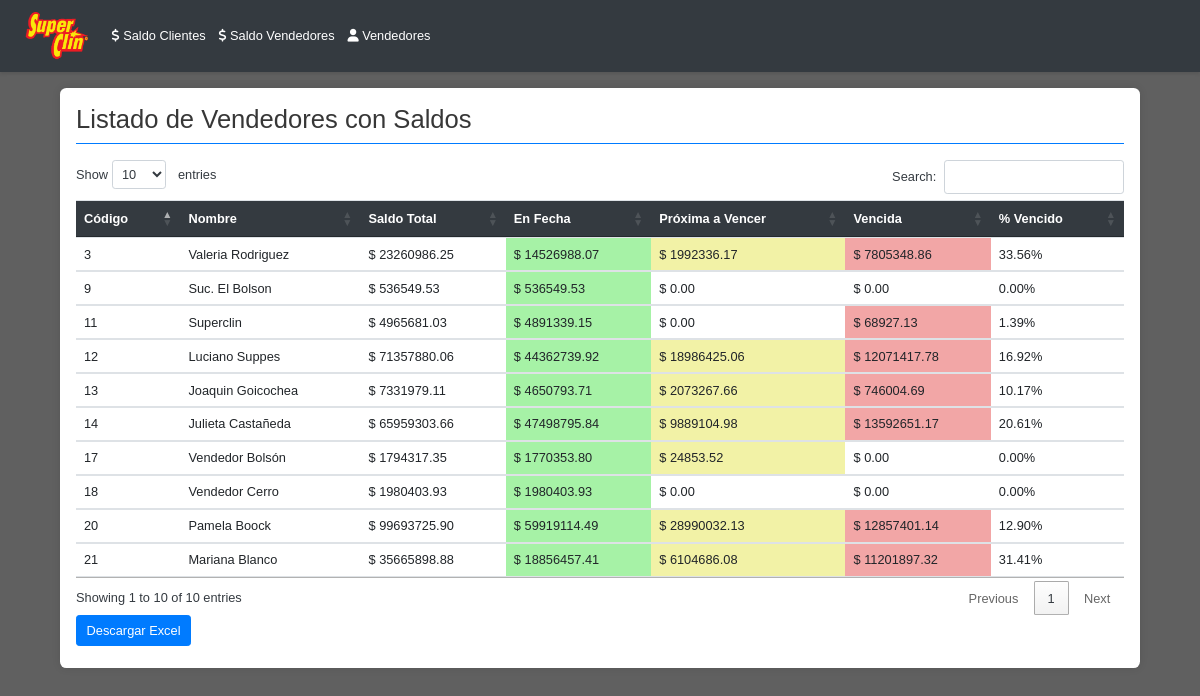
The app's page /vendedores_con_saldos with its own data.
### tables this page shows
CREATE TABLE vendedores (
            SalesEmployeeCode INTEGER PRIMARY KEY,
            SalesEmployeeName TEXT,
            Telephone TEXT,
            Mobile TEXT,
            Email TEXT
        );

### controllers.py (the view)
@routes_blueprint.route('/vendedores_con_saldos')
def vendedores_con_saldos_list():
    vendedores_con_saldos = get_data()[2]
    return render_template('vendedores_con_saldos.html', vendedores=vendedores_con_saldos)

### models.py (called while the page is built)
def obtener_conexion(db_path):
   conn = sqlite3.connect(db_path)
   conn.row_factory = sqlite3.Row
   return conn

### services.py (called while the page is built)
def get_data():
  db_path = Config.DATABASE_PATH
  return obtener_datos(db_path)

### utils.py (called while the page is built)
def format_number(value):
    if value is None:
       return ""
    try:
       return locale.format_string('%.2f', value, grouping=True)
    except ValueError:
        return str(value)

### templates/vendedores_con_saldos.html (shortened to what this page needs)
{% extends 'base.html' %}
{% block content %}
    <h2>Listado de Vendedores con Saldos</h2>
    <table id="vendedores-table" class="table">
        <thead>
            <tr>
                <th>Código</th>
                <th>Nombre</th>
                <th data-type="num-fmt">Saldo Total</th>
                <th data-type="num-fmt">En Fecha</th>
                <th data-type="num-fmt">Próxima a Vencer</th>
                <th data-type="num-fmt">Vencida</th>
                <th data-type="num-fmt">% Vencido</th>
            </tr>
        </thead>
        <tbody>
            {% for vendedor in vendedores %}
            <tr>
                <td>{{ vendedor.SalesEmployeeCode }}</td>
                <td>{{ vendedor.SalesEmployeeName }}</td>
                <td data-order="{{vendedor.total_saldo}}">$ {{ vendedor.total_saldo | format_number }}</td>
                <td data-order="{{ vendedor.saldos_por_categoria['En Fecha'] }}"
                     {% if vendedor.saldos_por_categoria['En Fecha'] > 0 %}
                       class="saldo-en-fecha"
                    {% endif %}>
                    $ {{ vendedor.saldos_por_categoria['En Fecha'] | format_number }}
                </td>
                 <td data-order="{{ vendedor.saldos_por_categoria['Proxima a Vencer'] }}"
                      {% if vendedor.saldos_por_categoria['Proxima a Vencer'] > 0 %}
                        class="saldo-proxima-vencer"
                    {% endif %}>
                     $ {{ vendedor.saldos_por_categoria['Proxima a Vencer'] | format_number }}
                </td>
                <td data-order="{{ vendedor.saldos_por_categoria['Vencida'] }}"
                    {% if vendedor.saldos_por_categoria['Vencida'] > 0 %}
                      class="saldo-vencida"
                    {% endif %}>
                     $ {{ vendedor.saldos_por_categoria['Vencida'] | format_number }}
                 </td>
                <td data-order="{{ vendedor.porcentaje_vencido }}">{{ vendedor.porcentaje_vencido | format_number }}%</td>
            </tr>
            {% endfor %}
        </tbody>
    </table>
    <button id="export-excel" class="btn btn-primary mb-2">Descargar Excel</button>
{% endblock %}
{% block scripts %}
<link rel="stylesheet" type="text/css" href="https://cdn.datatables.net/1.11.5/css/jquery.dataTables.css">
{% endblock %}

### static/style.css (style rules this page uses)
body { font-family: 'Arial', sans-serif; background-color: #606060; color: #343a40; padding-bottom: 20px; zoom: 80% }
h2 { color: #373737; border-bottom: 2px solid #007bff; padding-bottom: 10px; margin-bottom: 20px; }
.table { width: 100%; border-collapse: collapse; margin-bottom: 20px; }
.table thead th { background-color: #343a40; color: #ffffff; padding: 12px; text-align: left; border-bottom: 2px solid #495057; font-weight: bold; }
.table tbody td { padding: 10px; border-bottom: 1px solid #dee2e6; }
.saldo-en-fecha { background-color: #a6f2a6; }
.saldo-proxima-vencer { background-color: #f2f2a6; }
.saldo-vencida { background-color: #f2a6a6; }

### records on screen
vendedores: SalesEmployeeCode "3", SalesEmployeeName "Valeria Rodriguez", total_saldo "23260986.25", saldos_por_categoria "14526988.07", saldos_por_categoria "1992336.17", saldos_por_categoria.Vencida "7805348.86", porcentaje_vencido "33.56"
vendedores: SalesEmployeeCode "9", SalesEmployeeName "Suc. El Bolson", total_saldo "536549.53", saldos_por_categoria "536549.53", saldos_por_categoria "0.00", saldos_por_categoria.Vencida "0.00", porcentaje_vencido "0.00"
vendedores: SalesEmployeeCode "11", SalesEmployeeName "Superclin", total_saldo "4965681.03", saldos_por_categoria "4891339.15", saldos_por_categoria "0.00", saldos_por_categoria.Vencida "68927.13", porcentaje_vencido "1.39"
vendedores: SalesEmployeeCode "12", SalesEmployeeName "Luciano Suppes", total_saldo "71357880.06", saldos_por_categoria "44362739.92", saldos_por_categoria "18986425.06", saldos_por_categoria.Vencida "12071417.78", porcentaje_vencido "16.92"
vendedores: SalesEmployeeCode "13", SalesEmployeeName "Joaquin Goicochea", total_saldo "7331979.11", saldos_por_categoria "4650793.71", saldos_por_categoria "2073267.66", saldos_por_categoria.Vencida "746004.69", porcentaje_vencido "10.17"
vendedores: SalesEmployeeCode "14", SalesEmployeeName "Julieta Castañeda", total_saldo "65959303.66", saldos_por_categoria "47498795.84", saldos_por_categoria "9889104.98", saldos_por_categoria.Vencida "13592651.17", porcentaje_vencido "20.61"
vendedores: SalesEmployeeCode "17", SalesEmployeeName "Vendedor Bolsón", total_saldo "1794317.35", saldos_por_categoria "1770353.80", saldos_por_categoria "24853.52", saldos_por_categoria.Vencida "0.00", porcentaje_vencido "0.00"
vendedores: SalesEmployeeCode "18", SalesEmployeeName "Vendedor Cerro", total_saldo "1980403.93", saldos_por_categoria "1980403.93", saldos_por_categoria "0.00", saldos_por_categoria.Vencida "0.00", porcentaje_vencido "0.00"
vendedores: SalesEmployeeCode "20", SalesEmployeeName "Pamela Boock", total_saldo "99693725.90", saldos_por_categoria "59919114.49", saldos_por_categoria "28990032.13", saldos_por_categoria.Vencida "12857401.14", porcentaje_vencido "12.90"
vendedores: SalesEmployeeCode "21", SalesEmployeeName "Mariana Blanco", total_saldo "35665898.88", saldos_por_categoria "18856457.41", saldos_por_categoria "6104686.08", saldos_por_categoria.Vencida "11201897.32", porcentaje_vencido "31.41"
